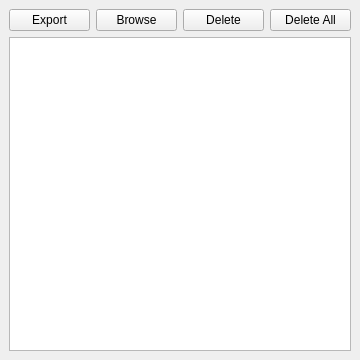
<?xml version="1.0" encoding="UTF-8"?>
<ui version="4.0">
 <class>MainWindow</class>
 <widget class="QMainWindow" name="MainWindow">
  <property name="geometry">
   <rect>
    <x>0</x>
    <y>0</y>
    <width>360</width>
    <height>360</height>
   </rect>
  </property>
  <property name="windowTitle">
   <string notr="true">Diagnostics History</string>
  </property>
  <widget class="QWidget" name="centralwidget">
   <layout class="QVBoxLayout" name="centralwidget_layout">
    <item>
     <widget class="QFrame" name="controls_frame">
      <property name="frameShape">
       <enum>QFrame::Shape::NoFrame</enum>
      </property>
      <property name="frameShadow">
       <enum>QFrame::Shadow::Plain</enum>
      </property>
      <layout class="QHBoxLayout" name="controls_frame_layout">
       <property name="leftMargin">
        <number>0</number>
       </property>
       <property name="topMargin">
        <number>0</number>
       </property>
       <property name="rightMargin">
        <number>0</number>
       </property>
       <property name="bottomMargin">
        <number>0</number>
       </property>
       <item>
        <widget class="QPushButton" name="export_button">
         <property name="text">
          <string notr="true">Export</string>
         </property>
        </widget>
       </item>
       <item>
        <widget class="QPushButton" name="browse_button">
         <property name="text">
          <string notr="true">Browse</string>
         </property>
        </widget>
       </item>
       <item>
        <widget class="QPushButton" name="delete_button">
         <property name="text">
          <string notr="true">Delete</string>
         </property>
        </widget>
       </item>
       <item>
        <widget class="QPushButton" name="delete_all_button">
         <property name="text">
          <string notr="true">Delete All</string>
         </property>
        </widget>
       </item>
      </layout>
     </widget>
    </item>
    <item>
     <widget class="QListWidget" name="diagnostics_history_list"/>
    </item>
   </layout>
  </widget>
 </widget>
 <resources>
  <include location="resources.qrc"/>
 </resources>
 <connections/>
</ui>
